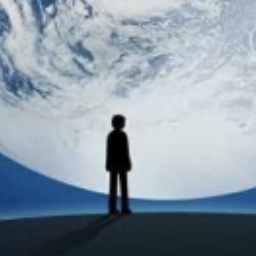
%> input picture 大作业/1-2/aa.png, 256 x 256 px
$ octave zft.m   (GNU Octave 9; MATLAB toolbox functions it lacks are replaced by stand-ins)
%> lines starting %> are read from the running program, lines starting %| are printed output that depends on the picture
%% 直方图均衡化
clc;
clear vars;
close all;

%% 导入图像
a=rgb2gray(imread('aa.png'));
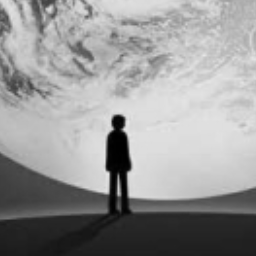
%> a: size 256x256 uint8; min 0, max 231, mean 151.5

%% 直方图均衡化
g=histeq(a,256);
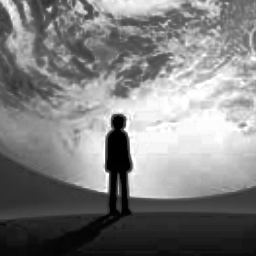
%> g: size 256x256 uint8; min 0, max 255, mean 128.2

%% 绘制图像
figure;
subplot(2,2,1)
imshow(a);
title('原图');
subplot(2,2,2)
imhist(a);


subplot(2,2,3)
imshow(g);
title('均衡化之后的图像');
subplot(2,2,4)
imhist(g);
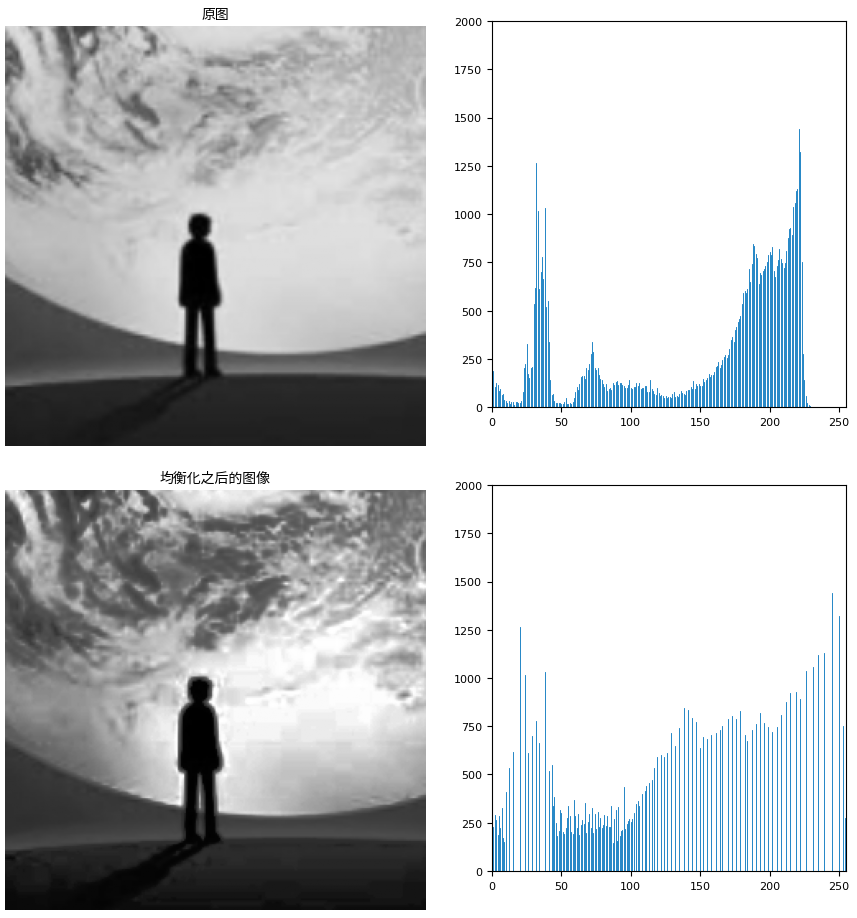
%> figure redrawn from the program's plot data, 4 panels
